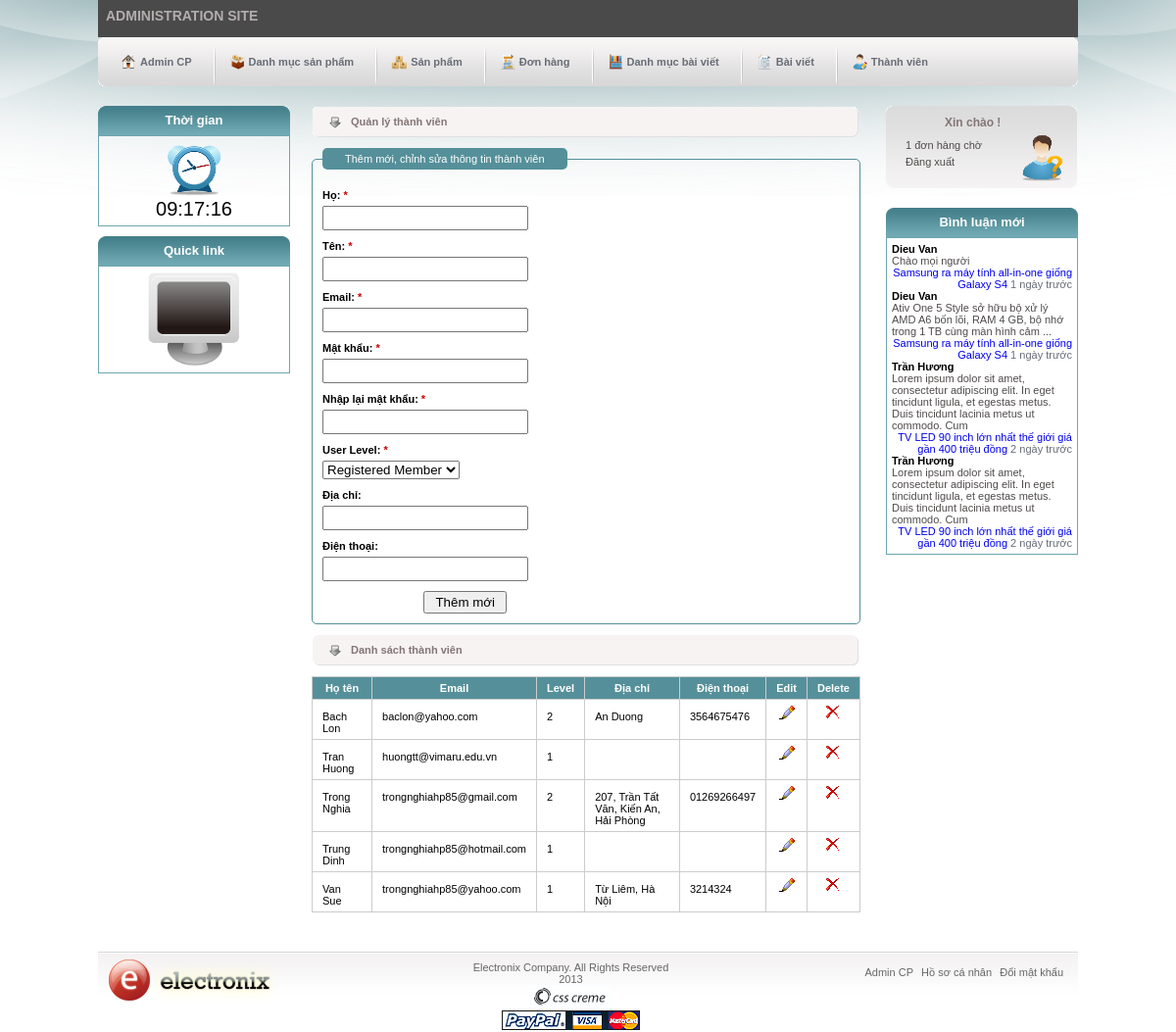
Before: /admin/users.php (signed in) with the older database file.
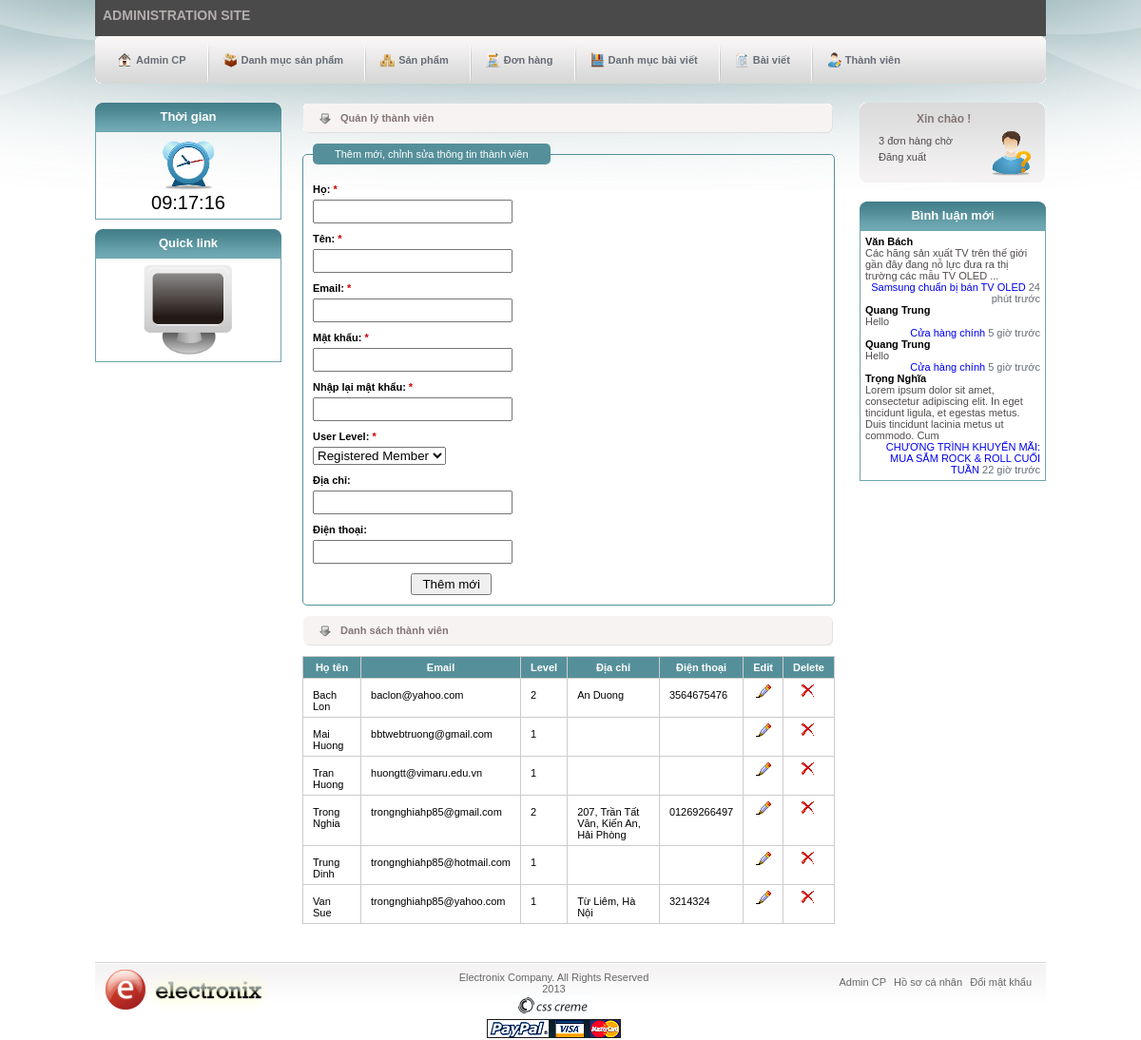
After: the same page with the newer database file.
### tables this page shows
CREATE TABLE IF NOT EXISTS `users` (
  `user_id` int(11) NOT NULL AUTO_INCREMENT,
  `first_name` varchar(40) NOT NULL,
  `last_name` varchar(30) NOT NULL,
  `email` varchar(60) NOT NULL,
  `pass` varchar(40) NOT NULL,
  `address` varchar(100) DEFAULT NULL,
  `phone` varchar(15) DEFAULT NULL,
  `website` varchar(60) DEFAULT NULL,
  `yahoo` varchar(60) DEFAULT NULL,
  `bio` text,
  `avatar` varchar(100) DEFAULT NULL,
  `user_level` tinyint(4) NOT NULL,
  `active` varchar(60) DEFAULT NULL,
  `registration_date` datetime NOT NULL,
  PRIMARY KEY (`user_id`),
  UNIQUE KEY `email` (`email`),
  KEY `first_name` (`first_name`,`last_name`,`pass`,`registration_date`)
);

### inc/functions.php (called while the page is built, shortened)
<?php
    function the_excerpt($text, $string = 400) {
        $sanitized = strip_tags($text);
        if(strlen($sanitized) > $string) {
            $cutString = substr($sanitized,0,$string);
            $words = substr($sanitized, 0, strrpos($cutString, ' '));
            return $words;
        } else {
            return $sanitized;
        }
    }
	function fetch_users($order) {
		global $dbc;
		$q = "SELECT *, CONCAT_WS(' ', first_name, last_name) AS name FROM users ORDER BY {$order} ASC";
		$r = mysqli_query($dbc, $q);
    	if(mysqli_num_rows($r) > 1) {
    		$users = array();
    		while ($results = mysqli_fetch_array($r, MYSQLI_ASSOC)) {
    			$users[] = $results;
    		}
    	return $users;
    	} else {
    		return FALSE;
    	}
	}
	function show_time($time) {
	    $s = strtotime("now") - strtotime($time);
	    if ($s <= 60) {
	        return 'Khoảng 1 phút trước';
	    } else {
	        $t = intval($s / 60);
	        if ($t >= 60) {
	            $t = intval($t / 60);
	            if ($t >= 24) {
	                $t = intval($t / 24);
	                if ($t >= 30) {
	                    $t = intval($t / 30);
	                    if ($t >= 12) {
	                        $t = intval($t / 12);
	                        return $t . ' năm trước';
	                    } else {
	                        return $t . ' tháng trước';
	                    }
	                } else {
	                    return $t . ' ngày trước';
	                }
	            } else {
	                return $t . ' giờ trước';
	            }
	        } else {
	            return $t . ' phút trước';
	        }
	    }
	}

### admin/users.php (the view, shortened to what the changed rows need)
<?php
	include('inc/header.php');
	require_once('../inc/functions.php');
	require_once('../inc/mysqli_connect.php');
	include('inc/first-sidebar.php');
?>
<?php
	if (isset($_GET['euid'])) {
		if(filter_var($_GET['euid'], FILTER_VALIDATE_INT, array('min_range'=>1))) {
			include('inc/edit-users.php');
		} else {
			redirect_to('admin/index.php');
		}
	} elseif(isset($_GET['duid'])) {
		if(filter_var($_GET['duid'], FILTER_VALIDATE_INT, array('min_range'=>1))) {
			include('inc/delete-users.php');
		} else {
			redirect_to('admin/index.php');
		}
	} else {
		include('inc/add-users.php');
	}
?>
	<table>
    	<thead>
    		<tr>
    			<th><a href="users.php?sort=name">Họ tên</a></th>
    			<th><a href="users.php?sort=email">Email</a></th>
                <th><a href="users.php?sort=level">Level</a></th>
                <th>Địa chỉ</th>
                <th>Điện thoại</th>
                <th>Edit</th>
                <th>Delete</th>
    		</tr>
    	</thead>
    	<tbody>
    	<?php
    		if (isset($_GET['sort'])) {
    			switch ($_GET['sort']) {
    				case 'name':
    					$order_by = 'name';
    					break;
    				case 'email':
    					$order_by = 'email';
    					break;
    				case 'level':
    					$order_by = 'user_level';
    					break;
    				default:
    					$order_by = 'name';
    					break;
    			}
    		} else {
    			$order_by = 'name';
    		}
            $users = fetch_users($order_by);
            foreach ($users as $user) :
        ?>
            <tr>
                <td><?php echo $user['name']; ?></td>
                <td><?php echo $user['email']; ?></td>
                <td><?php echo $user['user_level']; ?></td>
                <td><?php echo $user['address']; ?></td>
                <td><?php echo $user['phone']; ?></td>
                <td class='edit'><a href="users.php?euid=<?php echo $user['user_id']; ?>"><img src="../images/b_edit.png" alt="edit"></a></td>
                <td class='delete'><a href="users.php?duid=<?php echo $user['user_id']; ?>"><img src="../images/b_drop.png" alt="drop"></a></td>
            </tr>
        <?php endforeach; ?>
    	</tbody>
    </table>
</div>
<?php
	include('inc/second-sidebar.php');
	include('inc/footer.php');
?>

### admin/inc/second-sidebar.php (shortened to what the changed rows need)
	<?php
		$q = "SELECT COUNT(order_id) FROM orders WHERE status = 1";
		$r = mysqli_query($dbc,$q); confirm_query($r, $q);
		if (mysqli_num_rows($r) > 0) {
			list($record) = mysqli_fetch_array($r, MYSQLI_NUM);
			$msg = $record." đơn hàng chờ";
		} else {
			$msg = "0 đơn hàng chờ";
		}
	?>
	<div id="second-sidebar">
		<div id="shopping-cart" class="group">
			<h2><a href="../edit-profile.php">Xin chào <?php echo $_SESSION['last_name'];?>!</a></h2>
			<div id="cart-details">
				<a href="order.php" id="red"><?php echo $msg;?></a>
				<a href='logout.php'>Đăng xuất</a>
			</div>
		</div>
		<div class='typical'>
			<div class="box" id="boxnews">
			<?php
			$q = "SELECT p.page_name, c.page_id, c.author, c.comment, c.comment_date FROM comments AS c JOIN pages AS p USING(page_id) ORDER BY comment_date DESC LIMIT 4";
			$r = mysqli_query($dbc, $q);
				if (mysqli_num_rows($r) > 0) {
					while ($coms = mysqli_fetch_array($r, MYSQLI_ASSOC)) {
						if (strlen(strip_tags($coms['comment'])) > 400) {
							$comment = the_excerpt($coms['comment'], 150)." ...";
						} else {
							$comment = strip_tags($coms['comment']);
						}
						echo "
							<div>
								<h4 class='newstitle'><strong>{$coms['author']}</strong></h4>
								<p>".$comment."</p>
								<p class='date'><a href='../single.php?pnid={$coms['page_id']}'>{$coms['page_name']}</a>   ".show_time($coms['comment_date'])."</p>
							</div>
						";
					}
				}
			?>
			</div>
		</div>
	</div>
</div>

Changed rows visible on the page:
added users: name "Mai Huong", email "bbtwebtruong@gmail.com", user_level "1"
Other visible differences:
$msg: "1 đơn hàng chờ" → "3 đơn hàng chờ"
new list line: "Văn Bách Các hãng sản xuất TV trên thế giới gần đây đang nỗ lực đưa ra thị trường các mẫu TV OLED ... Samsung chuẩn bị bán TV OLED 24 phút trước"
new list line: "Quang Trung Hello Cửa hàng chính 5 giờ trước"
new list line: "Trọng Nghĩa Lorem ipsum dolor sit amet, consectetur adipiscing elit. In eget tincidunt ligula, et egestas metus. Duis tincidunt lacinia metus ut commodo. Cum CHƯƠNG TRÌNH KHUYẾN MÃI: MUA SẮM ROCK & ROLL CUỐI TUẦN 22 giờ trước"
list line gone: "Dieu Van Chào mọi người Samsung ra máy tính all-in-one giống Galaxy S4 1 ngày trước"
list line gone: "Dieu Van Ativ One 5 Style sở hữu bộ xử lý AMD A6 bốn lõi, RAM 4 GB, bộ nhớ trong 1 TB cùng màn hình cảm ... Samsung ra máy tính all-in-one giống Galaxy S4 1 ngày trước"
list line gone: "Trần Hương Lorem ipsum dolor sit amet, consectetur adipiscing elit. In eget tincidunt ligula, et egestas metus. Duis tincidunt lacinia metus ut commodo. Cum TV LED 90 inch lớn nhất thế giới giá gần 400 triệu đồng 2 ngày trước"
